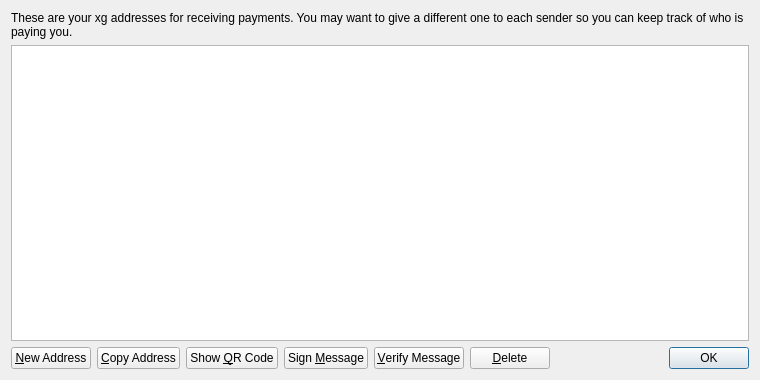
<?xml version="1.0" encoding="UTF-8"?>
<ui version="4.0">
 <class>AddressBookPage</class>
 <widget class="QWidget" name="AddressBookPage">
  <property name="geometry">
   <rect>
    <x>0</x>
    <y>0</y>
    <width>760</width>
    <height>380</height>
   </rect>
  </property>
  <property name="windowTitle">
   <string>Address Book</string>
  </property>
  <layout class="QVBoxLayout" name="verticalLayout">
   <item>
    <widget class="QLabel" name="labelExplanation">
     <property name="text">
      <string>These are your xg addresses for receiving payments. You may want to give a different one to each sender so you can keep track of who is paying you.</string>
     </property>
     <property name="textFormat">
      <enum>Qt::PlainText</enum>
     </property>
     <property name="wordWrap">
      <bool>true</bool>
     </property>
    </widget>
   </item>
   <item>
    <widget class="QTableView" name="tableView">
     <property name="contextMenuPolicy">
      <enum>Qt::CustomContextMenu</enum>
     </property>
     <property name="toolTip">
      <string>Double-click to edit address or label</string>
     </property>
     <property name="tabKeyNavigation">
      <bool>false</bool>
     </property>
     <property name="alternatingRowColors">
      <bool>true</bool>
     </property>
     <property name="selectionMode">
      <enum>QAbstractItemView::SingleSelection</enum>
     </property>
     <property name="selectionBehavior">
      <enum>QAbstractItemView::SelectRows</enum>
     </property>
     <property name="sortingEnabled">
      <bool>true</bool>
     </property>
     <attribute name="verticalHeaderVisible">
      <bool>false</bool>
     </attribute>
    </widget>
   </item>
   <item>
    <layout class="QHBoxLayout" name="horizontalLayout">
     <item>
      <widget class="QPushButton" name="newAddressButton">
       <property name="toolTip">
        <string>Create a new address</string>
       </property>
       <property name="text">
        <string>&amp;New Address</string>
       </property>
       <property name="icon">
        <iconset resource="../bitcoin.qrc">
         <normaloff>:/icons/add</normaloff>:/icons/add</iconset>
       </property>
      </widget>
     </item>
     <item>
      <widget class="QPushButton" name="copyToClipboard">
       <property name="toolTip">
        <string>Copy the currently selected address to the system clipboard</string>
       </property>
       <property name="text">
        <string>&amp;Copy Address</string>
       </property>
       <property name="icon">
        <iconset resource="../bitcoin.qrc">
         <normaloff>:/icons/editcopy</normaloff>:/icons/editcopy</iconset>
       </property>
      </widget>
     </item>
     <item>
      <widget class="QPushButton" name="showQRCode">
       <property name="text">
        <string>Show &amp;QR Code</string>
       </property>
       <property name="icon">
        <iconset resource="../bitcoin.qrc">
         <normaloff>:/icons/qrcode</normaloff>:/icons/qrcode</iconset>
       </property>
      </widget>
     </item>
     <item>
      <widget class="QPushButton" name="signMessage">
       <property name="toolTip">
        <string>Sign a message to prove you own a xg address</string>
       </property>
       <property name="text">
        <string>Sign &amp;Message</string>
       </property>
       <property name="icon">
        <iconset resource="../bitcoin.qrc">
         <normaloff>:/icons/edit</normaloff>:/icons/edit</iconset>
       </property>
      </widget>
     </item>
     <item>
      <widget class="QPushButton" name="verifyMessage">
       <property name="toolTip">
        <string>Verify a message to ensure it was signed with a specified xg address</string>
       </property>
       <property name="text">
        <string>&amp;Verify Message</string>
       </property>
       <property name="icon">
        <iconset resource="../bitcoin.qrc">
         <normaloff>:/icons/transaction_0</normaloff>:/icons/transaction_0</iconset>
       </property>
      </widget>
     </item>
     <item>
      <widget class="QPushButton" name="deleteButton">
       <property name="toolTip">
        <string>Delete the currently selected address from the list</string>
       </property>
       <property name="text">
        <string>&amp;Delete</string>
       </property>
       <property name="icon">
        <iconset resource="../bitcoin.qrc">
         <normaloff>:/icons/remove</normaloff>:/icons/remove</iconset>
       </property>
      </widget>
     </item>
     <item>
      <spacer name="horizontalSpacer">
       <property name="orientation">
        <enum>Qt::Horizontal</enum>
       </property>
       <property name="sizeHint" stdset="0">
        <size>
         <width>40</width>
         <height>20</height>
        </size>
       </property>
      </spacer>
     </item>
     <item>
      <widget class="QDialogButtonBox" name="buttonBox">
       <property name="sizePolicy">
        <sizepolicy hsizetype="Maximum" vsizetype="Fixed">
         <horstretch>0</horstretch>
         <verstretch>0</verstretch>
        </sizepolicy>
       </property>
       <property name="standardButtons">
        <set>QDialogButtonBox::Ok</set>
       </property>
      </widget>
     </item>
    </layout>
   </item>
  </layout>
 </widget>
 <resources>
  <include location="../bitcoin.qrc"/>
 </resources>
 <connections/>
</ui>
